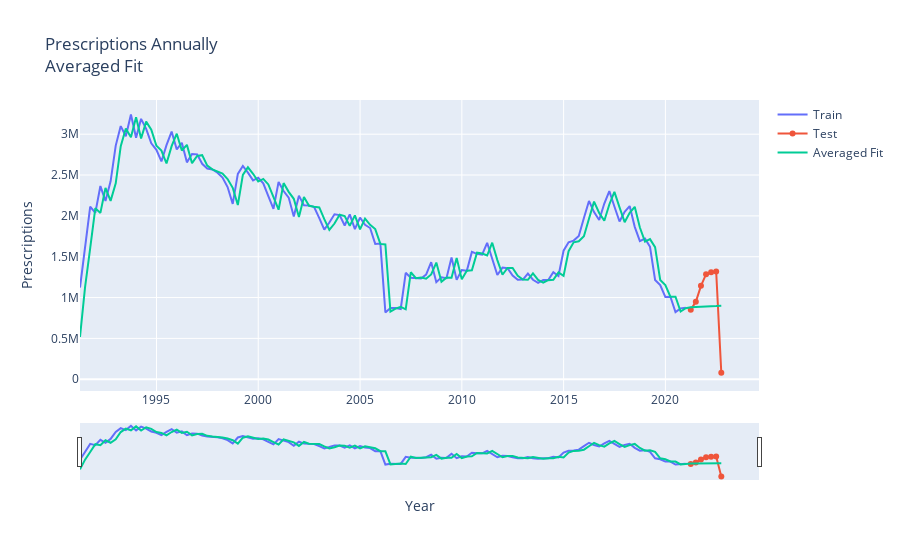

Notebook cell for this chart:
### Markdown cell above
If desired, a specific drug can be pulled out and plotted to view the fit compared to the data.

### Code cell
# we can view the data if we want

# prevets error when full dict of drugs present
drug = drugs[0]

# extracts train, test, and mean/averaged fit
train = runs[drug[0]][1].train
test = runs[drug[0]][1].test
mean = runs[drug[0]][1].mean

# plots example data
fig = go.Figure()
fig.add_trace(go.Scatter(x=list(train.index), y = train['Prescriptions'], name = 'Train'))
fig.add_trace(go.Scatter(x=list(test.index), y = test['Prescriptions'], name = 'Test'))
fig.add_trace(go.Scatter(x=list(mean.index), y = mean.values, name = 'Averaged Fit'))
fig.update_layout(title=f"{drug} Prescriptions Annually<Br>Averaged Fit")
fig.update_xaxes(rangeslider_visible=True)
fig.update_layout(xaxis_title = 'Year', yaxis_title='Prescriptions')
fig.show()
